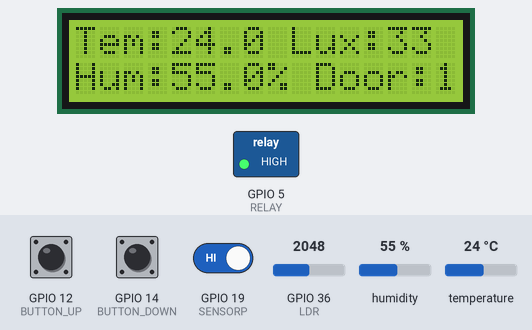
This sketch was run on a simulated ESP32. Shown: 16×2 character LCD, switched loads named in the sketch (green lamp = pin HIGH). The test bench sets the inputs (shaded band); at power-on: humidity 55 %, GPIO 36 (LDR) = 2048, GPIO 19 (SENSORP) HIGH, temperature 24 °C, GPIO 12 (BUTTON_UP) HIGH, GPIO 14 (BUTTON_DOWN) HIGH.

Above: at 2.2 s.
2.3 s: humidity set to 22 %
At 3.3 s:
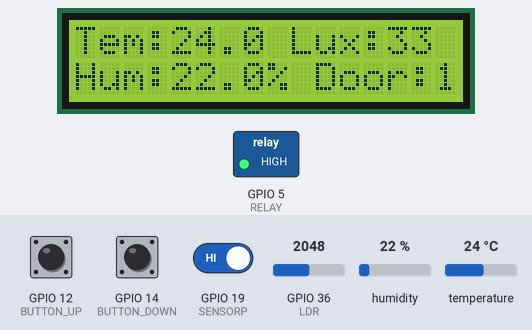
3.9 s: GPIO 36 (LDR) set to 2866
At 5.2 s:
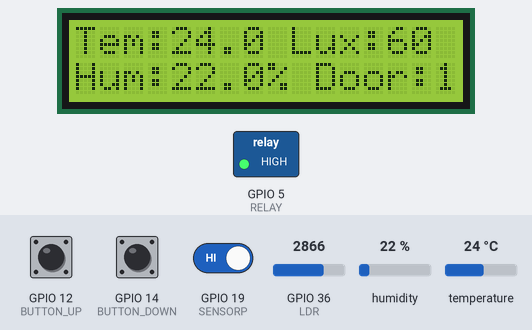
5.5 s: GPIO 19 (SENSORP) driven LOW
At 7.2 s:
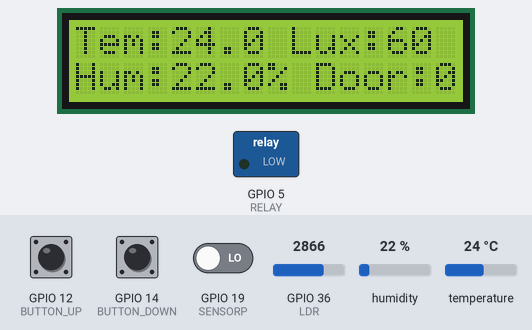
7.5 s: temperature set to 12 °C
At 8.6 s:
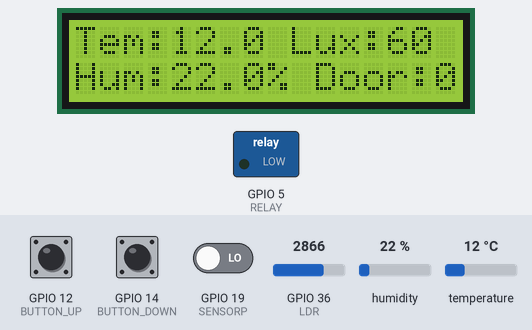
Timing chart, 0 to 10.5 s (numbered marks = the images above; inputs shaded):
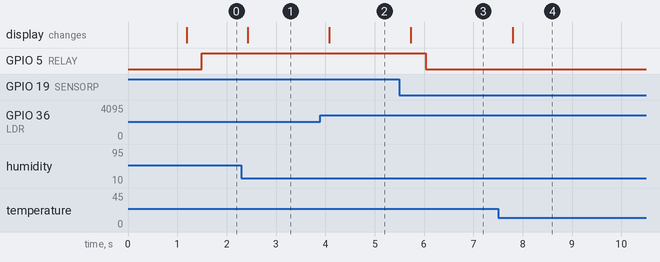

Measured:
- after the input at 2.3 s, the display: changes after 0.13 s (image 1)
- after the input at 3.9 s, the display: changes after 0.18 s (image 2)
- after the input at 5.5 s, GPIO 5 (RELAY): HIGH → LOW after 0.53 s; the display: changes after 0.23 s (image 3)
- after the input at 7.5 s, the display: changes after 0.30 s (image 4)

The sketch:

TP_Final_ST_Miguez_Vidal_Carbone_Esteban.ino
```cpp
//Miguez-Vidal-Carbone-Amzel
#include <Adafruit_AHTX0.h>
#include <Wire.h>
#include <hd44780.h>                        // Librería principal
#include <hd44780ioClass/hd44780_I2Cexp.h>  // Clase para pantallas I2C

// Pines
#define LDR 36
#define BUTTON_UP 12
#define BUTTON_DOWN 14
#define SENSORP 19
#define RELAY 5
// Estados del botón
#define NONE 0
#define UP 1
#define DOWN 2
#define BOTH 3
int estadoBoton = NONE;
bool BOT_UP = HIGH;
bool BOT_DOWN = HIGH;
bool estadoPuerta;
// LCD y sensor
Adafruit_AHTX0 aht;
hd44780_I2Cexp lcd;

// Estados de la máquina de estado
#define STATE_DISPLAY 0
#define STATE_ADJUST 1

int currentState = STATE_DISPLAY;  // Modo inicial: mostrar datos
int Umbral = 0;                    // Índice del umbral ajustado
int Umbrales[3] = { 25, 50, 75 };  // Umbrales: [Temp, Hum, Luz]

// Variables de sensor
float temp = 0.0;
float hum = 0.0;
int lumen = 0;

void setup() {
  Serial.begin(115200);

  // Inicializar LCD
  int status = lcd.begin(16, 2);
  if (status) {
    while (true) {}
  }

  // Inicializar sensor
  if (!aht.begin()) {
    while (1) {}
  }


  // Configuración de pines
  pinMode(LDR, INPUT);
  pinMode(BUTTON_UP, INPUT_PULLUP);
  pinMode(BUTTON_DOWN, INPUT_PULLUP);
  pinMode(SENSORP, INPUT_PULLUP);
  pinMode(RELAY, OUTPUT);

  // Mensaje inicial
  lcd.setCursor(0, 0);
  lcd.print("Inicializando...");
  delay(1000);
}

void loop() {
  // Lectura de botones
  botLecture();

  // Máquina de estado
  switch (currentState) {
    case STATE_DISPLAY:
      displaySensorData();
      break;
    case STATE_ADJUST:
      adjustThresholds();
      break;
  }

  if(estadoPuerta == 1){
    digitalWrite(RELAY, HIGH);
  }
  else{
    digitalWrite(RELAY, LOW);
  }
}

void botLecture() {
  BOT_UP = digitalRead(BUTTON_UP);  // Invertir lógica por PULLUP
  BOT_DOWN = digitalRead(BUTTON_DOWN);

  switch (estadoBoton) {
    case NONE:
      if (!BOT_UP) {
        estadoBoton = UP;
        Serial.println("bot_up");
      } else if (!BOT_DOWN) {
        estadoBoton = DOWN;
        Serial.println("bot_down");
      }
      break;

    case UP:
      if (BOT_UP) {
        Umbrales[Umbral]++;
        estadoBoton = NONE;  // Reiniciar estado
        Serial.println("none");
      } else if (!BOT_DOWN) {
        estadoBoton = BOTH;
        Serial.println("both");
      }
      break;

    case DOWN:
      if (BOT_DOWN) {
        Umbrales[Umbral]--;
        estadoBoton = NONE;  // Reiniciar estado
        Serial.println("none");
      } else if (!BOT_UP) {
        estadoBoton = BOTH;
        Serial.println("both");
      }
      break;

    case BOTH:
      if (BOT_DOWN && BOT_UP) {
        handleScreenTransition();
        estadoBoton = NONE;
        Serial.println("none");
      }
      break;
  }
}

void handleScreenTransition() {
  if (currentState == STATE_DISPLAY) {
    currentState = STATE_ADJUST;
    Umbral = 0;
  } else if (currentState == STATE_ADJUST) {
    Umbral++;
    if (Umbral > 2) {
      currentState = STATE_DISPLAY;
    }
  }
}

void displaySensorData() {
  sensors_event_t humidity, temperature;
  aht.getEvent(&humidity, &temperature);

  temp = temperature.temperature;
  hum = humidity.relative_humidity;
  lumen = map(analogRead(LDR), 1000, 4095, 0, 100);
  estadoPuerta = digitalRead(SENSORP);

  lcd.clear();
  lcd.setCursor(0, 0);
  lcd.print("Tem:" + String(temp, 1));
  lcd.setCursor(0, 1);
  lcd.print("Hum:" + String(hum, 1) + "%");
  lcd.setCursor(9, 0);
  lcd.print("Lux:" + String(lumen));
  lcd.setCursor(10, 1);
  lcd.print("Door:" + String(estadoPuerta));
  delay(300);
}

void adjustThresholds() {
  lcd.clear();
  lcd.setCursor(0, 0);
  lcd.print("Ajustar:");
  lcd.setCursor(0, 1);

  switch (Umbral) {
    case 0:
      lcd.print("Temp:" + String(Umbrales[0]));
      break;
    case 1:
      lcd.print("Hum:" + String(Umbrales[1]));
      break;
    case 2:
      lcd.print("Lumenes:" + String(Umbrales[2]));
      break;
  }
  delay(300);
}
```
